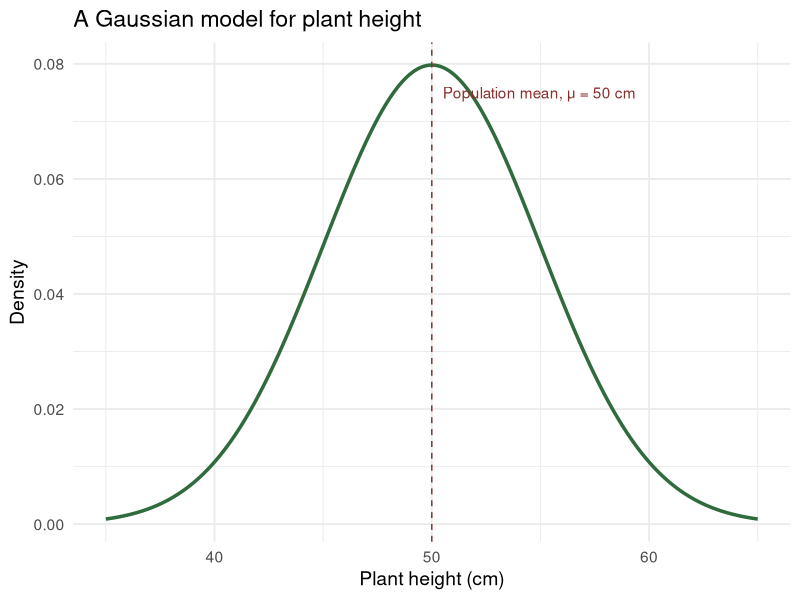
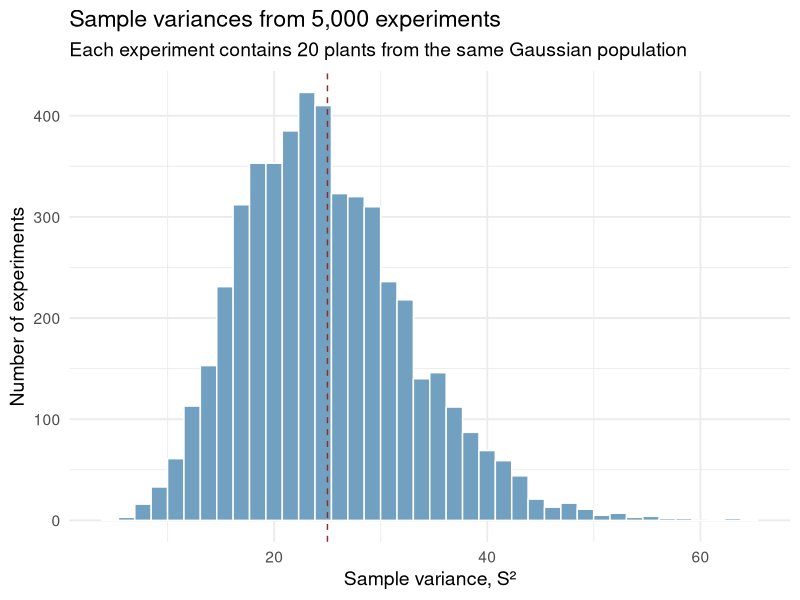
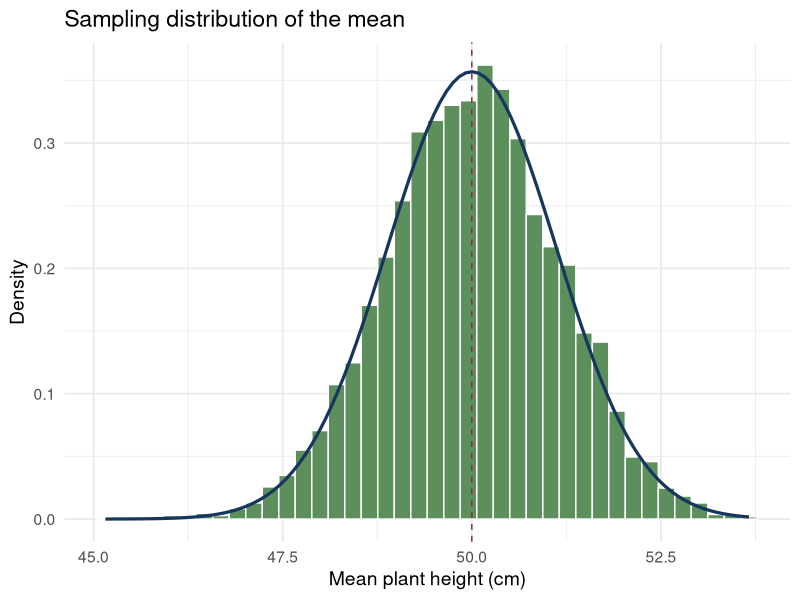
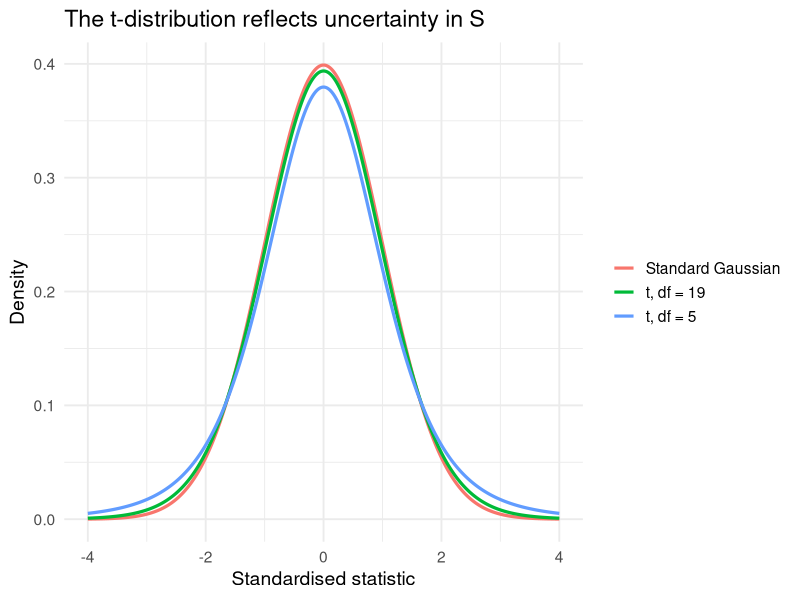
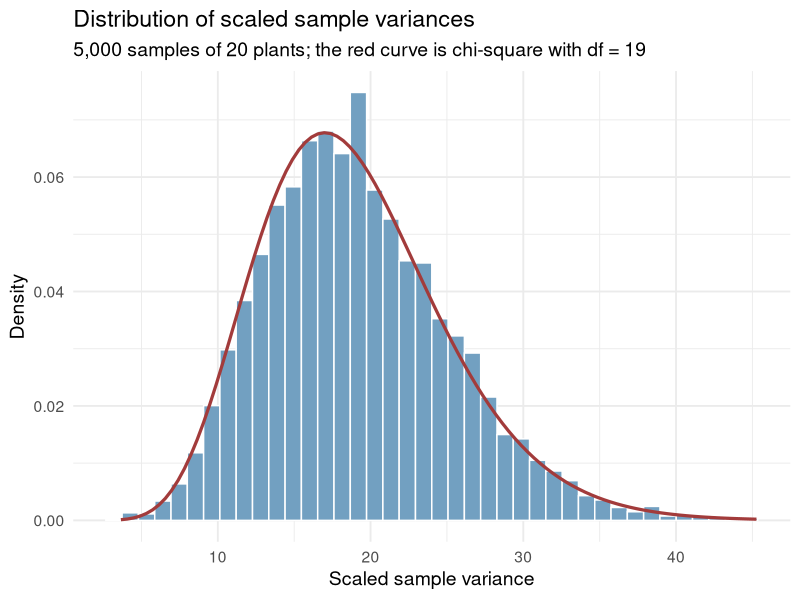
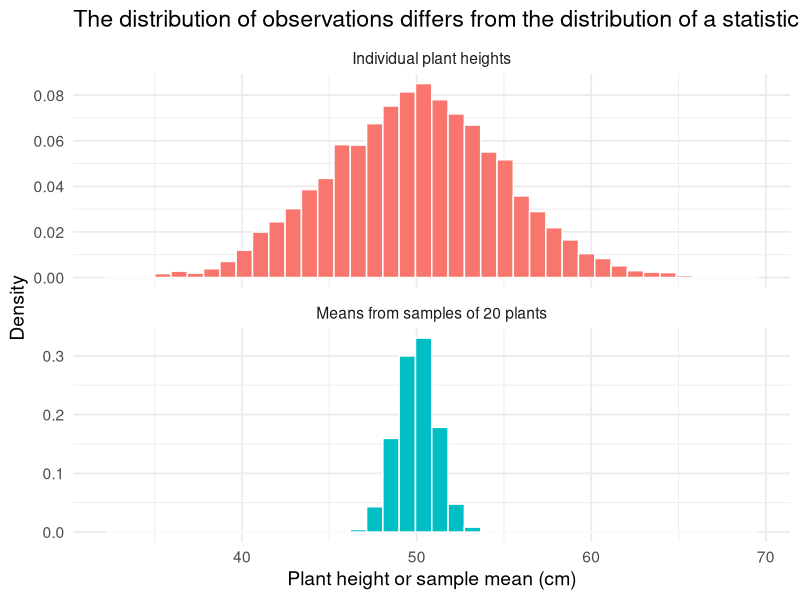
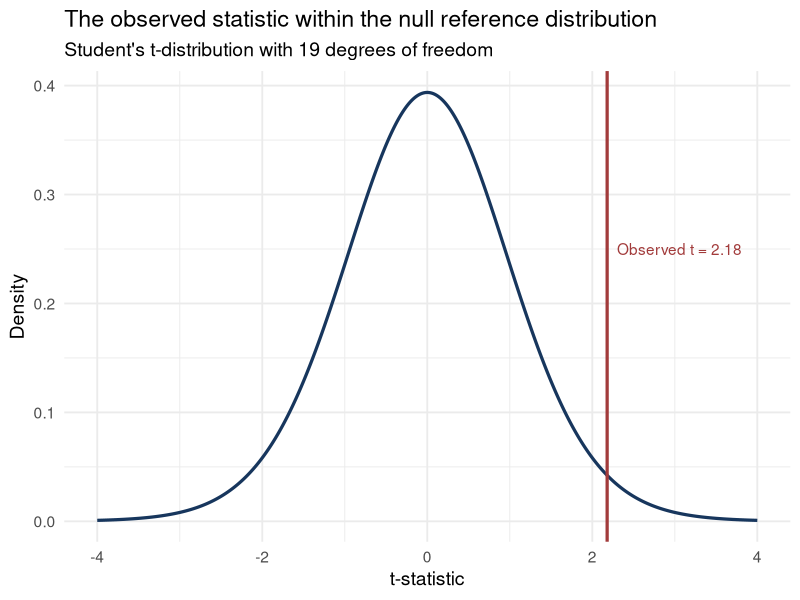
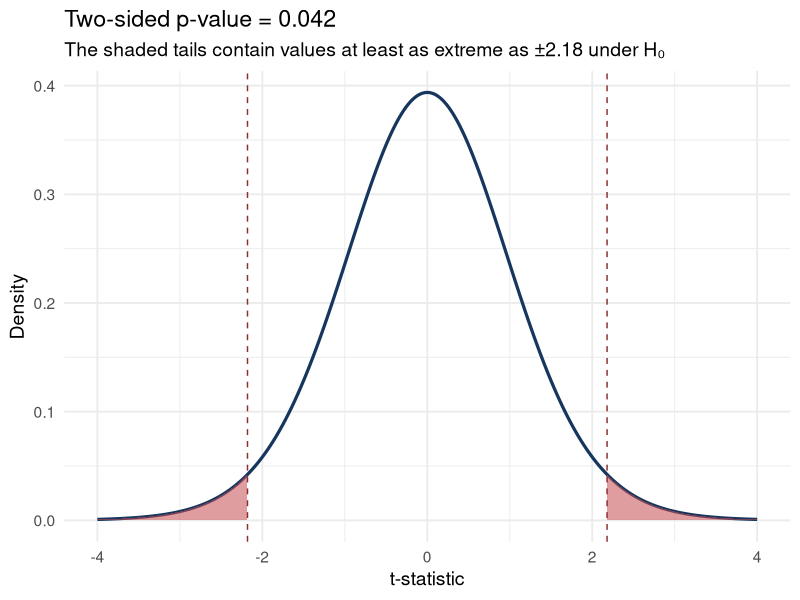

Here is the R script that generated these plots, in order:
## ---- chunk 1
#| label: setup
#| include: false
library(ggplot2)
library(dplyr)
library(tidyr)
theme_set(theme_minimal(base_size = 14))
## ---- chunk 2
#| echo: false
#| fig-width: 8
#| fig-height: 4.4
#| out-width: "86%"
#| fig-align: center
plant_x <- seq(35, 65, length.out = 400)
plant_population <- data.frame(
  height = plant_x,
  density = dnorm(plant_x, mean = 50, sd = 5)
)

ggplot(plant_population, aes(height, density)) +
  geom_line(linewidth = 1.2, colour = "#2F6B3C") +
  geom_vline(xintercept = 50, linetype = "dashed", colour = "#8B2E2E") +
  annotate("text", x = 50.5, y = 0.075, label = "Population mean, μ = 50 cm",
           hjust = 0, colour = "#8B2E2E") +
  labs(title = "A Gaussian model for plant height", x = "Plant height (cm)", y = "Density")
## ---- chunk 3
#| echo: false
sample_a <- c(43.8, 46.7, 48.9, 49.5, 51.1, 52.6, 54.2, 57.0)
sample_a_mean <- mean(sample_a)
sample_a_var <- var(sample_a)
## ---- chunk 4
#| echo: false
#| fig-width: 8
#| fig-height: 4.6
#| out-width: "86%"
#| fig-align: center
set.seed(401)
variance_samples <- data.frame(
  experiment = 1:5000,
  sample_variance = replicate(5000, var(rnorm(20, mean = 50, sd = 5)))
)

ggplot(variance_samples, aes(sample_variance)) +
  geom_histogram(bins = 40, fill = "#72A0C1", colour = "white") +
  geom_vline(xintercept = 25, linetype = "dashed", colour = "#8B2E2E") +
  labs(
    title = "Sample variances from 5,000 experiments",
    subtitle = "Each experiment contains 20 plants from the same Gaussian population",
    x = "Sample variance, S²",
    y = "Number of experiments"
  )
## ---- chunk 5
#| echo: false
#| fig-width: 8
#| fig-height: 4.8
#| out-width: "88%"
#| fig-align: center
set.seed(402)
mean_samples <- data.frame(
  sample_mean = replicate(5000, mean(rnorm(20, mean = 50, sd = 5)))
)

ggplot(mean_samples, aes(sample_mean)) +
  geom_histogram(aes(y = after_stat(density)), bins = 40,
                 fill = "#5C8F5C", colour = "white") +
  stat_function(fun = dnorm, args = list(mean = 50, sd = 5 / sqrt(20)),
                colour = "#17365D", linewidth = 1.1) +
  geom_vline(xintercept = 50, linetype = "dashed", colour = "#8B2E2E") +
  labs(title = "Sampling distribution of the mean", x = "Mean plant height (cm)", y = "Density")
## ---- chunk 6
#| echo: false
#| fig-width: 8
#| fig-height: 4.4
#| out-width: "86%"
#| fig-align: center
t_values <- seq(-4, 4, length.out = 500)
t_curves <- bind_rows(
  data.frame(value = t_values, density = dnorm(t_values), distribution = "Standard Gaussian"),
  data.frame(value = t_values, density = dt(t_values, df = 5), distribution = "t, df = 5"),
  data.frame(value = t_values, density = dt(t_values, df = 19), distribution = "t, df = 19")
)

ggplot(t_curves, aes(value, density, colour = distribution)) +
  geom_line(linewidth = 1.1) +
  labs(title = "The t-distribution reflects uncertainty in S", x = "Standardised statistic", y = "Density", colour = NULL)
## ---- chunk 7
#| echo: false
#| fig-width: 8
#| fig-height: 4.8
#| out-width: "88%"
#| fig-align: center
set.seed(403)
n_plants <- 20
population_sd <- 5
scaled_variances <- data.frame(
  value = replicate(
    5000,
    (n_plants - 1) * var(rnorm(n_plants, mean = 50, sd = population_sd)) /
      population_sd^2
  )
)

ggplot(scaled_variances, aes(value)) +
  geom_histogram(aes(y = after_stat(density)), bins = 40,
                 fill = "#72A0C1", colour = "white") +
  stat_function(fun = dchisq, args = list(df = n_plants - 1),
                linewidth = 1.1, colour = "#A23B3B") +
  labs(title = "Distribution of scaled sample variances",
       subtitle = "5,000 samples of 20 plants; the red curve is chi-square with df = 19",
       x = "Scaled sample variance", y = "Density")
## ---- chunk 8
#| echo: false
#| fig-width: 8
#| fig-height: 5.2
#| out-width: "92%"
#| fig-align: center
set.seed(404)
distribution_comparison <- bind_rows(
  data.frame(value = rnorm(5000, 50, 5),
             type = "Individual plant heights"),
  data.frame(value = replicate(5000, mean(rnorm(20, 50, 5))),
             type = "Means from samples of 20 plants")
)

ggplot(distribution_comparison, aes(value, fill = type)) +
  geom_histogram(aes(y = after_stat(density)), bins = 40, colour = "white", show.legend = FALSE) +
  facet_wrap(~type, scales = "free_y", ncol = 1) +
  labs(title = "The distribution of observations differs from the distribution of a statistic",
       x = "Plant height or sample mean (cm)", y = "Density")
## ---- chunk 9
#| echo: false
#| fig-width: 8
#| fig-height: 4.8
#| out-width: "88%"
#| fig-align: center
df_observed <- 19
observed_t <- 2.18
t_axis <- seq(-4, 4, length.out = 600)
t_reference <- data.frame(t = t_axis, density = dt(t_axis, df = df_observed))

ggplot(t_reference, aes(t, density)) +
  geom_line(linewidth = 1.1, colour = "#17365D") +
  geom_vline(xintercept = observed_t, colour = "#A23B3B", linewidth = 1.1) +
  annotate("text", x = observed_t + 0.12, y = 0.25,
           label = "Observed t = 2.18", hjust = 0, colour = "#A23B3B") +
  labs(title = "The observed statistic within the null reference distribution",
       subtitle = "Student's t-distribution with 19 degrees of freedom",
       x = "t-statistic", y = "Density")
## ---- chunk 10
#| echo: false
#| fig-width: 8
#| fig-height: 4.8
#| out-width: "88%"
#| fig-align: center
tail_probability <- 2 * pt(-abs(observed_t), df = df_observed)

ggplot(t_reference, aes(t, density)) +
  geom_line(linewidth = 1.1, colour = "#17365D") +
  geom_area(data = subset(t_reference, t <= -observed_t), fill = "#C44E52", alpha = 0.55) +
  geom_area(data = subset(t_reference, t >= observed_t), fill = "#C44E52", alpha = 0.55) +
  geom_vline(xintercept = c(-observed_t, observed_t), linetype = "dashed", colour = "#8B2E2E") +
  labs(title = paste0("Two-sided p-value = ", round(tail_probability, 3)),
       subtitle = "The shaded tails contain values at least as extreme as ±2.18 under H₀",
       x = "t-statistic", y = "Density")
## ---- chunk 11
#| echo: false
#| fig-width: 8
#| fig-height: 4.8
#| out-width: "88%"
#| fig-align: center
set.seed(405)
fertiliser_data <- data.frame(fertiliser = seq(10, 100, length.out = 24))
fertiliser_data$yield <- 3.5 + 0.045 * fertiliser_data$fertiliser + rnorm(24, 0, 0.75)

ggplot(fertiliser_data, aes(fertiliser, yield)) +
  geom_vline(xintercept = mean(fertiliser_data$fertiliser), linetype = "dashed", colour = "grey50") +
  geom_hline(yintercept = mean(fertiliser_data$yield), linetype = "dashed", colour = "grey50") +
  geom_point(size = 3, colour = "#2F6B3C") +
  geom_smooth(method = "lm", se = FALSE, colour = "#17365D") +
  labs(title = "Fertiliser rate and crop yield", x = "Fertiliser rate", y = "Yield")
## ---- chunk 12
#| echo: false
fertiliser_r <- cor(fertiliser_data$fertiliser, fertiliser_data$yield)
## ---- chunk 13
#| echo: false
correlation_t <- fertiliser_r * sqrt((nrow(fertiliser_data) - 2) / (1 - fertiliser_r^2))
correlation_p <- 2 * pt(-abs(correlation_t), df = nrow(fertiliser_data) - 2)
